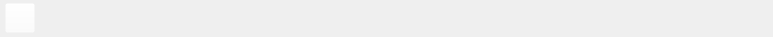
<?xml version="1.0" encoding="UTF-8"?>
<ui version="4.0">
 <class>generalRepresentationBarClass</class>
 <widget class="QWidget" name="generalRepresentationBarClass">
  <property name="geometry">
   <rect>
    <x>0</x>
    <y>0</y>
    <width>773</width>
    <height>37</height>
   </rect>
  </property>
  <property name="windowTitle">
   <string>generalRepresentationBar</string>
  </property>
  <layout class="QVBoxLayout" name="verticalLayout">
   <property name="spacing">
    <number>0</number>
   </property>
   <property name="leftMargin">
    <number>0</number>
   </property>
   <property name="topMargin">
    <number>0</number>
   </property>
   <property name="rightMargin">
    <number>0</number>
   </property>
   <property name="bottomMargin">
    <number>0</number>
   </property>
   <item>
    <widget class="QWidget" name="baseLink" native="true">
     <property name="minimumSize">
      <size>
       <width>0</width>
       <height>30</height>
      </size>
     </property>
     <property name="maximumSize">
      <size>
       <width>16777215</width>
       <height>30</height>
      </size>
     </property>
     <property name="styleSheet">
      <string notr="true">#baseLink::hover
{
	background-color: #51555E;
}
</string>
     </property>
     <layout class="QHBoxLayout" name="horizontalLayout">
      <property name="spacing">
       <number>0</number>
      </property>
      <property name="leftMargin">
       <number>0</number>
      </property>
      <property name="topMargin">
       <number>0</number>
      </property>
      <property name="rightMargin">
       <number>0</number>
      </property>
      <property name="bottomMargin">
       <number>0</number>
      </property>
      <item>
       <widget class="QWidget" name="musicName" native="true">
        <property name="minimumSize">
         <size>
          <width>246</width>
          <height>30</height>
         </size>
        </property>
        <property name="maximumSize">
         <size>
          <width>246</width>
          <height>30</height>
         </size>
        </property>
        <property name="styleSheet">
         <string notr="true">background-color: rgba(255, 255, 255, 0);</string>
        </property>
        <layout class="QHBoxLayout" name="horizontalLayout_2">
         <property name="spacing">
          <number>0</number>
         </property>
         <property name="leftMargin">
          <number>5</number>
         </property>
         <property name="topMargin">
          <number>0</number>
         </property>
         <property name="rightMargin">
          <number>0</number>
         </property>
         <property name="bottomMargin">
          <number>0</number>
         </property>
         <item>
          <widget class="QPushButton" name="likeSwitch">
           <property name="minimumSize">
            <size>
             <width>30</width>
             <height>30</height>
            </size>
           </property>
           <property name="maximumSize">
            <size>
             <width>30</width>
             <height>30</height>
            </size>
           </property>
           <property name="styleSheet">
            <string notr="true">background-color: rgba(255, 255, 255, 0);</string>
           </property>
           <property name="text">
            <string/>
           </property>
          </widget>
         </item>
         <item>
          <widget class="QLabel" name="musicNameLabel">
           <property name="text">
            <string/>
           </property>
          </widget>
         </item>
         <item>
          <spacer name="horizontalSpacer">
           <property name="orientation">
            <enum>Qt::Orientation::Horizontal</enum>
           </property>
           <property name="sizeHint" stdset="0">
            <size>
             <width>189</width>
             <height>20</height>
            </size>
           </property>
          </spacer>
         </item>
        </layout>
       </widget>
      </item>
      <item>
       <widget class="QWidget" name="author" native="true">
        <property name="minimumSize">
         <size>
          <width>263</width>
          <height>30</height>
         </size>
        </property>
        <property name="maximumSize">
         <size>
          <width>263</width>
          <height>30</height>
         </size>
        </property>
        <property name="styleSheet">
         <string notr="true">background-color: rgba(255, 255, 255, 0);</string>
        </property>
        <layout class="QHBoxLayout" name="horizontalLayout_3">
         <property name="spacing">
          <number>0</number>
         </property>
         <property name="leftMargin">
          <number>0</number>
         </property>
         <property name="topMargin">
          <number>0</number>
         </property>
         <property name="rightMargin">
          <number>0</number>
         </property>
         <property name="bottomMargin">
          <number>0</number>
         </property>
         <item>
          <widget class="QLabel" name="authorLabel">
           <property name="text">
            <string/>
           </property>
           <property name="alignment">
            <set>Qt::AlignmentFlag::AlignLeading|Qt::AlignmentFlag::AlignLeft|Qt::AlignmentFlag::AlignVCenter</set>
           </property>
          </widget>
         </item>
        </layout>
       </widget>
      </item>
      <item>
       <widget class="QWidget" name="more" native="true">
        <property name="minimumSize">
         <size>
          <width>264</width>
          <height>30</height>
         </size>
        </property>
        <property name="maximumSize">
         <size>
          <width>264</width>
          <height>30</height>
         </size>
        </property>
        <property name="styleSheet">
         <string notr="true">background-color: rgba(255, 255, 255, 0);</string>
        </property>
       </widget>
      </item>
     </layout>
    </widget>
   </item>
  </layout>
 </widget>
 <layoutdefault spacing="6" margin="11"/>
 <resources>
  <include location="TexasPlayer.qrc"/>
 </resources>
 <connections/>
</ui>
